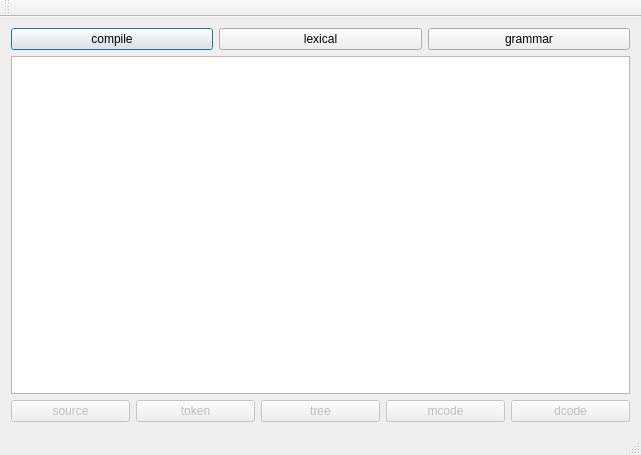
<?xml version="1.0" encoding="UTF-8"?>
<ui version="4.0">
 <class>MainWindow</class>
 <widget class="QMainWindow" name="MainWindow">
  <property name="geometry">
   <rect>
    <x>0</x>
    <y>0</y>
    <width>641</width>
    <height>455</height>
   </rect>
  </property>
  <property name="windowTitle">
   <string>MainWindow</string>
  </property>
  <widget class="QWidget" name="centralWidget">
   <layout class="QGridLayout" name="gridLayout">
    <item row="0" column="0">
     <layout class="QHBoxLayout" name="horizontalLayout_2">
      <item>
       <widget class="QPushButton" name="open">
        <property name="text">
         <string>compile</string>
        </property>
        <property name="default">
         <bool>true</bool>
        </property>
       </widget>
      </item>
      <item>
       <widget class="QPushButton" name="lexical">
        <property name="text">
         <string>lexical</string>
        </property>
       </widget>
      </item>
      <item>
       <widget class="QPushButton" name="grammar">
        <property name="text">
         <string>grammar</string>
        </property>
       </widget>
      </item>
     </layout>
    </item>
    <item row="1" column="0">
     <widget class="QTextBrowser" name="textBrowser"/>
    </item>
    <item row="2" column="0">
     <layout class="QHBoxLayout" name="horizontalLayout">
      <item>
       <widget class="QPushButton" name="source">
        <property name="enabled">
         <bool>false</bool>
        </property>
        <property name="text">
         <string>source</string>
        </property>
       </widget>
      </item>
      <item>
       <widget class="QPushButton" name="token">
        <property name="enabled">
         <bool>false</bool>
        </property>
        <property name="text">
         <string>token</string>
        </property>
       </widget>
      </item>
      <item>
       <widget class="QPushButton" name="tree">
        <property name="enabled">
         <bool>false</bool>
        </property>
        <property name="text">
         <string>tree</string>
        </property>
       </widget>
      </item>
      <item>
       <widget class="QPushButton" name="mcode">
        <property name="enabled">
         <bool>false</bool>
        </property>
        <property name="text">
         <string>mcode</string>
        </property>
       </widget>
      </item>
      <item>
       <widget class="QPushButton" name="dcode">
        <property name="enabled">
         <bool>false</bool>
        </property>
        <property name="text">
         <string>dcode</string>
        </property>
       </widget>
      </item>
     </layout>
    </item>
   </layout>
  </widget>
  <widget class="QMenuBar" name="menuBar">
   <property name="geometry">
    <rect>
     <x>0</x>
     <y>0</y>
     <width>641</width>
     <height>23</height>
    </rect>
   </property>
  </widget>
  <widget class="QToolBar" name="mainToolBar">
   <attribute name="toolBarArea">
    <enum>TopToolBarArea</enum>
   </attribute>
   <attribute name="toolBarBreak">
    <bool>false</bool>
   </attribute>
  </widget>
  <widget class="QStatusBar" name="statusBar"/>
 </widget>
 <layoutdefault spacing="6" margin="11"/>
 <resources/>
 <connections/>
</ui>
